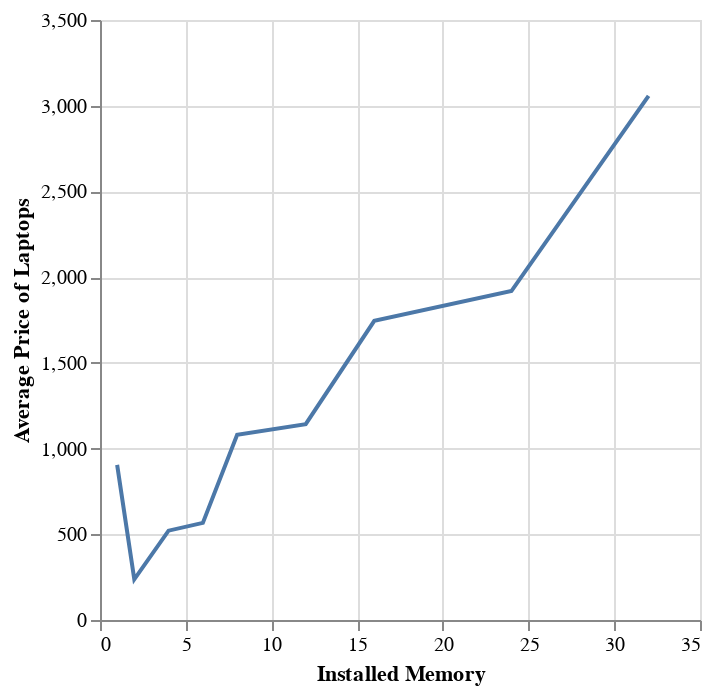

Notebook cell for this chart:
### Code cell
laptop_ram_avg_price = (
    laptop_train.groupby(["Memory_GB"])
        .mean(["Price_CAD"])
        .reset_index()
        .rename(columns = {"Price_CAD" : "Average Price"})
)

laptop_ram_plot = alt.Chart(laptop_ram_avg_price).mark_line().encode(
    x=alt.X("Memory_GB")
        .title("Installed Memory"),
    y=alt.Y("Average Price")
        .title("Average Price of Laptops"),
    # color=alt.Color("Memory_GB")
    #         .scale(scheme="category20b")
)
laptop_ram_plot

### Figure 1 — Vega-Lite specification as saved in the notebook (floating-point values rounded to 4 significant figures)
{"config": {"view": {"continuousWidth": 300, "continuousHeight": 300}}, "data": {"name": "data-4819b1395ab5ac30200cafc9ba695988"}, "mark": {"type": "line"}, "encoding": {"x": {"field": "Memory_GB", "title": "Installed Memory", "type": "quantitative"}, "y": {"field": "Average Price", "title": "Average Price of Laptops", "type": "quantitative"}}, "$schema": "https://vega.github.io/schema/vega-lite/v5.15.1.json", "datasets": {"data-4819b1395ab5ac30200cafc9ba695988": [{"Memory_GB": 1, "ScreenSize_Inches": 13.3, "Storage": 256.0, "Weight_Kg": 1.6, "Average Price": 904.9}, {"Memory_GB": 2, "ScreenSize_Inches": 13.68, "Storage": 99.73, "Weight_Kg": 1.534, "Average Price": 237.2}, {"Memory_GB": 4, "ScreenSize_Inches": 15.06, "Storage": 215.5, "Weight_Kg": 1.946, "Average Price": 521.1}, {"Memory_GB": 6, "ScreenSize_Inches": 15.64, "Storage": 72.94, "Weight_Kg": 2.475, "Average Price": 566.4}, {"Memory_GB": 8, "ScreenSize_Inches": 14.94, "Storage": 217.6, "Weight_Kg": 1.923, "Average Price": 1081.0}, {"Memory_GB": 12, "ScreenSize_Inches": 15.79, "Storage": 160.6, "Weight_Kg": 2.709, "Average Price": 1142.0}, {"Memory_GB": 16, "ScreenSize_Inches": 15.5, "Storage": 313.2, "Weight_Kg": 2.503, "Average Price": 1745.0}, {"Memory_GB": 24, "ScreenSize_Inches": 16.45, "Storage": 384.0, "Weight_Kg": 3.285, "Average Price": 1919.0}, {"Memory_GB": 32, "ScreenSize_Inches": 16.97, "Storage": 292.9, "Weight_Kg": 3.858, "Average Price": 3057.0}]}}
